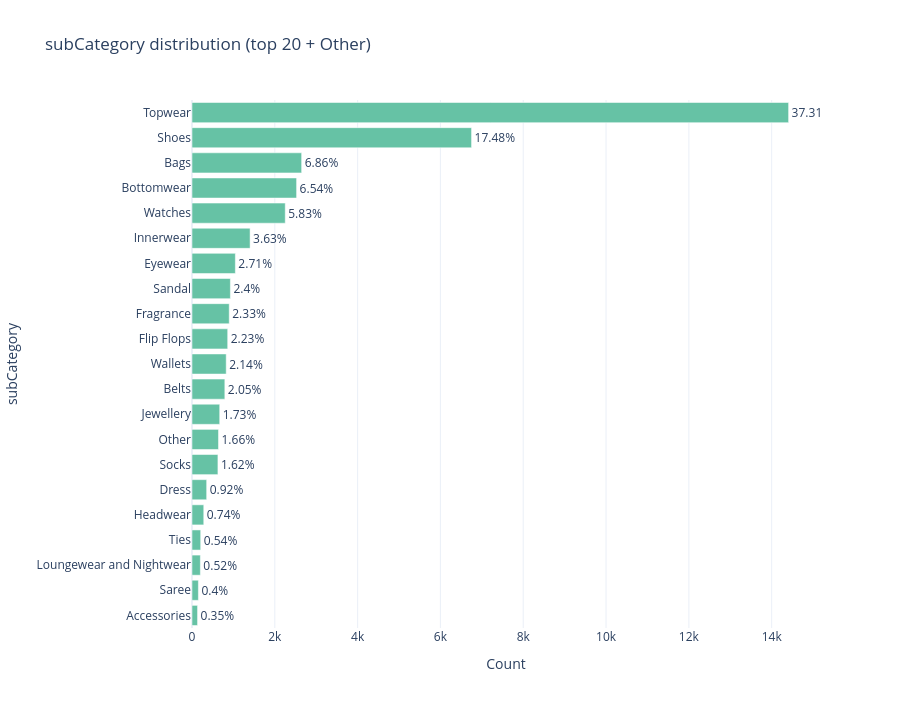
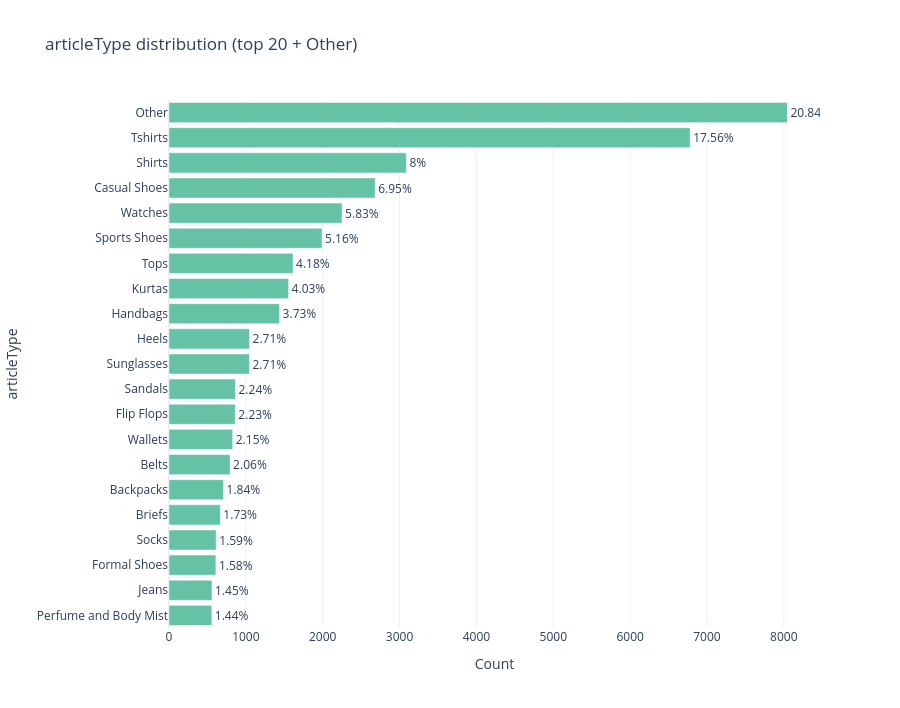
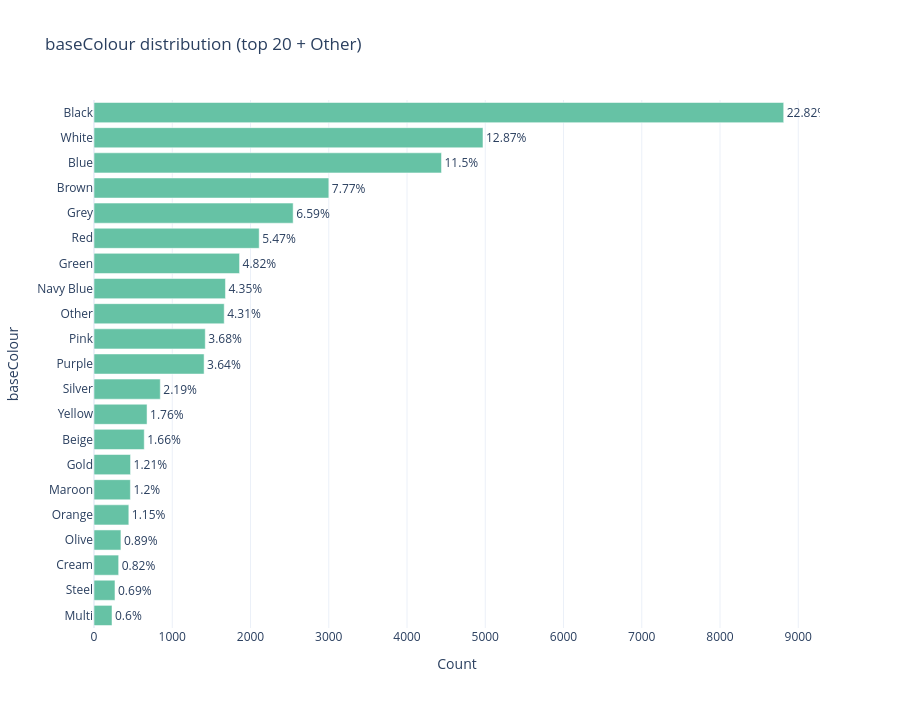

The cell these charts' notebook holds for them, in order:
### Code cell
print("High cardinality fields")
for col, top_n in [("subCategory", 20), ("articleType", 20), ("baseColour", 20)]:
    display(plot_univariate(col, top_n=top_n, height=560))

### Figure 1 — Plotly figure (JSON) as saved in the notebook; plotly's stock layout.template omitted (floating-point values rounded to 4 significant figures)
{"data": [{"hovertemplate": "Count=%{x}<br>subCategory=%{y}<br>pct=%{text}<extra></extra>", "legendgroup": "", "marker": {"color": "rgb(102,194,165)", "pattern": {"shape": ""}}, "name": "", "orientation": "h", "showlegend": false, "text": [37.31, 17.48, 6.86, 6.54, 5.83, 3.63, 2.71, 2.4, 2.33, 2.23, 2.14, 2.05, 1.73, 1.62, 0.92, 0.74, 0.54, 0.52, 0.4, 0.35, 1.66], "textposition": "outside", "texttemplate": "%{text}%", "type": "bar", "x": [14409, 6752, 2648, 2526, 2252, 1403, 1047, 927, 899, 862, 826, 793, 669, 626, 354, 284, 210, 202, 154, 134, 640], "xaxis": "x", "y": ["Topwear", "Shoes", "Bags", "Bottomwear", "Watches", "Innerwear", "Eyewear", "Sandal", "Fragrance", "Flip Flops", "Wallets", "Belts", "Jewellery", "Socks", "Dress", "Headwear", "Ties", "Loungewear and Nightwear", "Saree", "Accessories", "Other"], "yaxis": "y"}], "layout": {"barmode": "relative", "height": 708, "legend": {"tracegroupgap": 0}, "title": {"text": "subCategory distribution (top 20 + Other)"}, "xaxis": {"anchor": "y", "domain": [0, 1], "title": {"text": "Count"}}, "yaxis": {"anchor": "x", "categoryorder": "total ascending", "domain": [0, 1], "title": {"text": "subCategory"}}}}

### Figure 2 — Plotly figure (JSON) as saved in the notebook; plotly's stock layout.template omitted (floating-point values rounded to 4 significant figures)
{"data": [{"hovertemplate": "Count=%{x}<br>articleType=%{y}<br>pct=%{text}<extra></extra>", "legendgroup": "", "marker": {"color": "rgb(102,194,165)", "pattern": {"shape": ""}}, "name": "", "orientation": "h", "showlegend": false, "text": [17.56, 8.0, 6.95, 5.83, 5.16, 4.18, 4.03, 3.73, 2.71, 2.71, 2.24, 2.23, 2.15, 2.06, 1.84, 1.73, 1.59, 1.58, 1.45, 1.44, 20.84], "textposition": "outside", "texttemplate": "%{text}%", "type": "bar", "x": [6781, 3089, 2683, 2252, 1991, 1614, 1556, 1439, 1048, 1047, 865, 863, 829, 795, 710, 668, 614, 610, 559, 557, 8047], "xaxis": "x", "y": ["Tshirts", "Shirts", "Casual Shoes", "Watches", "Sports Shoes", "Tops", "Kurtas", "Handbags", "Heels", "Sunglasses", "Sandals", "Flip Flops", "Wallets", "Belts", "Backpacks", "Briefs", "Socks", "Formal Shoes", "Jeans", "Perfume and Body Mist", "Other"], "yaxis": "y"}], "layout": {"barmode": "relative", "height": 708, "legend": {"tracegroupgap": 0}, "title": {"text": "articleType distribution (top 20 + Other)"}, "xaxis": {"anchor": "y", "domain": [0, 1], "title": {"text": "Count"}}, "yaxis": {"anchor": "x", "categoryorder": "total ascending", "domain": [0, 1], "title": {"text": "articleType"}}}}

### Figure 3 — Plotly figure (JSON) as saved in the notebook; plotly's stock layout.template omitted (floating-point values rounded to 4 significant figures)
{"data": [{"hovertemplate": "Count=%{x}<br>baseColour=%{y}<br>pct=%{text}<extra></extra>", "legendgroup": "", "marker": {"color": "rgb(102,194,165)", "pattern": {"shape": ""}}, "name": "", "orientation": "h", "showlegend": false, "text": [22.82, 12.87, 11.5, 7.77, 6.59, 5.47, 4.82, 4.35, 3.68, 3.64, 2.19, 1.76, 1.66, 1.21, 1.2, 1.15, 0.89, 0.82, 0.69, 0.6, 4.31], "textposition": "outside", "texttemplate": "%{text}%", "type": "bar", "x": [8814, 4971, 4441, 3001, 2545, 2111, 1860, 1680, 1422, 1407, 847, 678, 642, 467, 465, 445, 344, 315, 268, 230, 1664], "xaxis": "x", "y": ["Black", "White", "Blue", "Brown", "Grey", "Red", "Green", "Navy Blue", "Pink", "Purple", "Silver", "Yellow", "Beige", "Gold", "Maroon", "Orange", "Olive", "Cream", "Steel", "Multi", "Other"], "yaxis": "y"}], "layout": {"barmode": "relative", "height": 708, "legend": {"tracegroupgap": 0}, "title": {"text": "baseColour distribution (top 20 + Other)"}, "xaxis": {"anchor": "y", "domain": [0, 1], "title": {"text": "Count"}}, "yaxis": {"anchor": "x", "categoryorder": "total ascending", "domain": [0, 1], "title": {"text": "baseColour"}}}}
